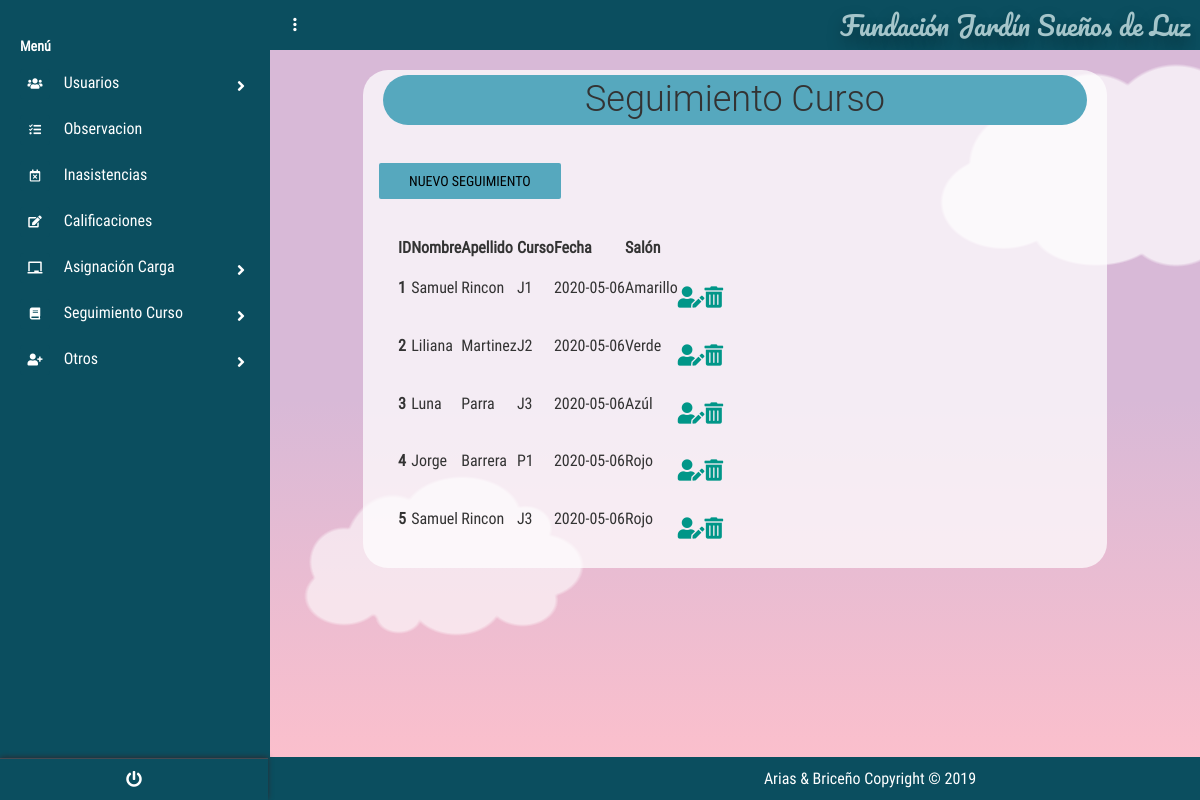
The page /?c=SeguimientoCurso&a=Index (signed in) on the database its author committed.
### tables this page shows
create table SEGUIMIENTOCURSO
(
id_Seguimiento INT PRIMARY KEY auto_increment ,
id_Usuario_FKFKF int ,
id_Curso_FK int ,
fecha_Seguimiento DATE not null,
id_Salon_FK INT 
);

create table Usuario
(
id_Usuario int PRIMARY KEY auto_increment ,
user_Usuario varchar (50) not null,
password_Usuario varchar (8) not null,
nombre_Usuario varchar (50) not null,
apellido_Usuario varchar (50) not null,
tipoDoc_Usuario varchar (50) not null,
doc_Usuario bigint not null,
estado_Usuario varchar (50) not null,
id_tipoUsuario_FK int ,
id_Especialidad_FK int 
);

create table CURSO
(
id_Curso int PRIMARY KEY auto_increment ,
codigo_Curso VARCHAR (50) not null
);

create table SALON
(
id_Salon INT PRIMARY KEY auto_increment ,
nombre_Salon VARCHAR (50) not null,
ubicacion_Salon VARCHAR (50) not null
);

### controllers/SeguimientoCursoController.php (called while the page is built, shortened)
<?php
require_once "./models/SeguimientoCursoModel.php";
class SeguimientoCursoController{
    public function __CONSTRUCT(){
        $this->mode = new SeguimientoCursoModel();
    }
    public function Index(){
        include_once './views/SeguimientoCurso/SeguimientoCursoCon.php';
    }
}

### models/Conexion.php (called while the page is built)
<?php
class Conexion{
    public static function conectar(){
        $PDO = new PDO("mysql:host=localhost;dbname=dbfundacion;charset=utf8","root","");
        $PDO->setAttribute(PDO::ATTR_ERRMODE,PDO::ERRMODE_EXCEPTION);
        return $PDO;
    }
}
?>

### models/SeguimientoCursoModel.php (called while the page is built, shortened)
<?php
class SeguimientoCursoModel{
    public $CNX;
    public function __construct(){
        try {
            $this->CNX= Conexion::conectar();
        } catch (Exception $e) {
            die($e->getMessage());
        }
    }
    public function listar_SeguimientoCurso(){
        try {
            $query= "SELECT id_Seguimiento,
            nombre_Usuario,
            id_Usuario_FKFKF,
            id_Salon_FK,
            id_Curso_FK,
            apellido_Usuario,
            codigo_Curso,
            fecha_Seguimiento,
            nombre_Salon
            from Usuario  inner join seguimientocurso on seguimientocurso.id_Usuario_FKFKF=Usuario.id_Usuario
            inner join Salon on Salon.id_Salon=seguimientocurso.id_Salon_FK
            inner join Curso on Curso.id_Curso=seguimientocurso.id_Curso_FK ";
            $stm = $this->CNX->prepare($query);
            $stm->execute();
            return $stm->fetchAll(PDO::FETCH_OBJ);
        } catch (Exception $e){
            die($e ->getMessage());
        }
    }
}

### views/SeguimientoCurso/SeguimientoCursoCon.php (the view, shortened to what this page needs)
<!DOCTYPE html>
<html lang="es">
<head>
    <link rel='stylesheet' href='https://cdnjs.cloudflare.com/ajax/libs/twitter-bootstrap/4.1.1/css/bootstrap.css'>
    <link rel='stylesheet' href='https://use.fontawesome.com/releases/v5.0.13/css/all.css'>
    <link rel="stylesheet" href="<?php echo SERVERURL; ?>assets/css/main.css">
    <link rel="stylesheet" href="<?php echo SERVERURL; ?>assets/css/style.css">
    <link rel="stylesheet" href="<?php echo SERVERURL; ?>assets/css/menu_Lateral.css">
    <link rel="stylesheet" href="<?php echo SERVERURL; ?>assets/css/main.css">
    <link href="https://unpkg.com/bootstrap-table@1.18.0/dist/bootstrap-table.min.css" rel="stylesheet">
</head>
<body>
    <?php include "./views/modules/navlateral.php" ?>
    <section class="full-box dashboard-contentPage">
        <?php include "./views/modules/navbar.php" ?>
        <div class="container">
            <div class="titles">
                <h1 class="tituloa ">Seguimiento Curso</h1>
                <div class="form-group" id="botones">
                    <a href="?c=SeguimientoCurso&a=nuevo" class="boton btn btn-info botones">Nuevo Seguimiento</a>
                </div>
            </div>
            <div class="tablas">
            <table id="table" data-toggle="table" data-height="auto" data-search="true" data-show-refresh="false"
                data-show-columns="true" data-buttons-toolbar=".buttons-toolbar">
                <thead">
                    <tr>
                        <th data-field="ID">ID</th>
                        <th data-field="nombre_Usuario">Nombre</th>
                        <th data-field="apellido_Usuario">Apellido</th>
                        <th data-field="Curso">Curso</th>
                        <th data-field="Fecha">Fecha</th>
                        <th data-field="Salón">Salón</th>
                        <th data-field="editar"></th>
                        <th data-field="eliminar"></th>
                    </tr>
                <tbody>
                    <?php foreach ($this->mode->listar_SeguimientoCurso() as $k ) : ?>
                    <tr>
                        <th data-field="ID" scope="row"><?php echo $k->id_Seguimiento; ?></th>
                        <td data-field="nombre_Usuario"><?php echo $k->nombre_Usuario; ?></td>
                        <td data-field="apellido_Usuario"><?php echo $k->apellido_Usuario; ?></td>
                        <td data-field="Curso"><?php echo $k->codigo_Curso; ?></td>
                        <td data-field="Fecha"><?php echo $k->fecha_Seguimiento; ?></td>
                        <td data-field="Salón"><?php echo $k->nombre_Salon; ?></td>
                        <th data-field="editar">
                            <div class="form-group" id="botones">
                                <a href="?c=SeguimientoCurso&a=nuevo&id_Seguimiento=<?php echo $k->id_Seguimiento;?>"  class="fas fa-user-edit fa-lg " ></a>
                            </div>
                        </th>
                        <th data-field="eliminar">
                        <div class="form-group" id="botones">
                                <a onclick="javascript:return confirm('¿Desea eliminar el registro?');
                                " href="?c=SeguimientoCurso&a=g_Eliminar_SeguimientoCurso&id_Seguimiento=<?php echo $k->id_Seguimiento;?>"
                                 class="fas fa-trash-alt fa-lg"></a>
                            </div>
                        </th>
                    </tr>
                    <?php endforeach; ?>
                </tbody>
            </table>
</div>
        </div>
        <?php include "./views/modules/fondo_Form.php" ?>
    </section>
</body>
</html>

### assets/css/main.css (style rules this page uses)
body, html { background-color: #0b4e5f; width: 100%; height: 100%; margin: 0; padding: 0; position: relative; font-size: 16px; font-family: 'RobotoCondensed'; overflow: hidden; }
.full-box { margin: 0; padding: 0; width: 100%; box-sizing: border-box; }
.container { background-color: rgba(255, 255, 255, 0.726); margin-top:20px; border-radius:25px; width:80%; }
.tablas,h1 { margin:20px }
h1 { text-align: center; padding: 5px; margin: 5px; }
form .btn, .botones { background-color: #56a8be; border-color: #56a8be; }
.tituloa { background-color: #56a8be; border-color: #56a8be; border-radius: 1em; }
.dashboard-sideBar, .dashboard-contentPage { position: absolute; top: 0; height: 100%; transition: all .3s ease-in-out; }
.dashboard-contentPage { right: 0; z-index: 1; padding-left: 270px; }
.btn:not(.btn-raised).btn-info, .input-group-btn .btn:not(.btn-raised).btn-info { color: #000000; }

### assets/css/menu_Lateral.css (style rules this page uses)
body { font-size: 0.9rem; }

### views/modules/fondo_Form.php (style rules this page uses)
html { box-sizing: border-box; }
*, *:before, *:after { box-sizing: inherit; }
body { margin: 0; background: linear-gradient(#d8b9d7 50%, #ffc0cb); min-height: 100vh; display: flex; justify-content: center; align-items: center; overflow: hidden; position: relative; }

### rows shown on the page
seguimientocurso: id_Seguimiento "1", id_Usuario_FKFKF.nombre_Usuario "Samuel", id_Usuario_FKFKF.apellido_Usuario "Rincon", id_Curso_FK.codigo_Curso "J1", fecha_Seguimiento "2020-05-06", id_Salon_FK.nombre_Salon "Amarillo"
seguimientocurso: id_Seguimiento "2", id_Usuario_FKFKF.nombre_Usuario "Liliana", id_Usuario_FKFKF.apellido_Usuario "Martinez", id_Curso_FK.codigo_Curso "J2", fecha_Seguimiento "2020-05-06", id_Salon_FK.nombre_Salon "Verde"
seguimientocurso: id_Seguimiento "3", id_Usuario_FKFKF.nombre_Usuario "Luna", id_Usuario_FKFKF.apellido_Usuario "Parra", id_Curso_FK.codigo_Curso "J3", fecha_Seguimiento "2020-05-06", id_Salon_FK.nombre_Salon "Azúl"
seguimientocurso: id_Seguimiento "4", id_Usuario_FKFKF.nombre_Usuario "Jorge", id_Usuario_FKFKF.apellido_Usuario "Barrera", id_Curso_FK.codigo_Curso "P1", fecha_Seguimiento "2020-05-06", id_Salon_FK.nombre_Salon "Rojo"
seguimientocurso: id_Seguimiento "5", id_Usuario_FKFKF.nombre_Usuario "Samuel", id_Usuario_FKFKF.apellido_Usuario "Rincon", id_Curso_FK.codigo_Curso "J3", fecha_Seguimiento "2020-05-06", id_Salon_FK.nombre_Salon "Rojo"

### other values the page prints
NOMBREPROYECTO "Fundación Jardín Sueños de Luz"
